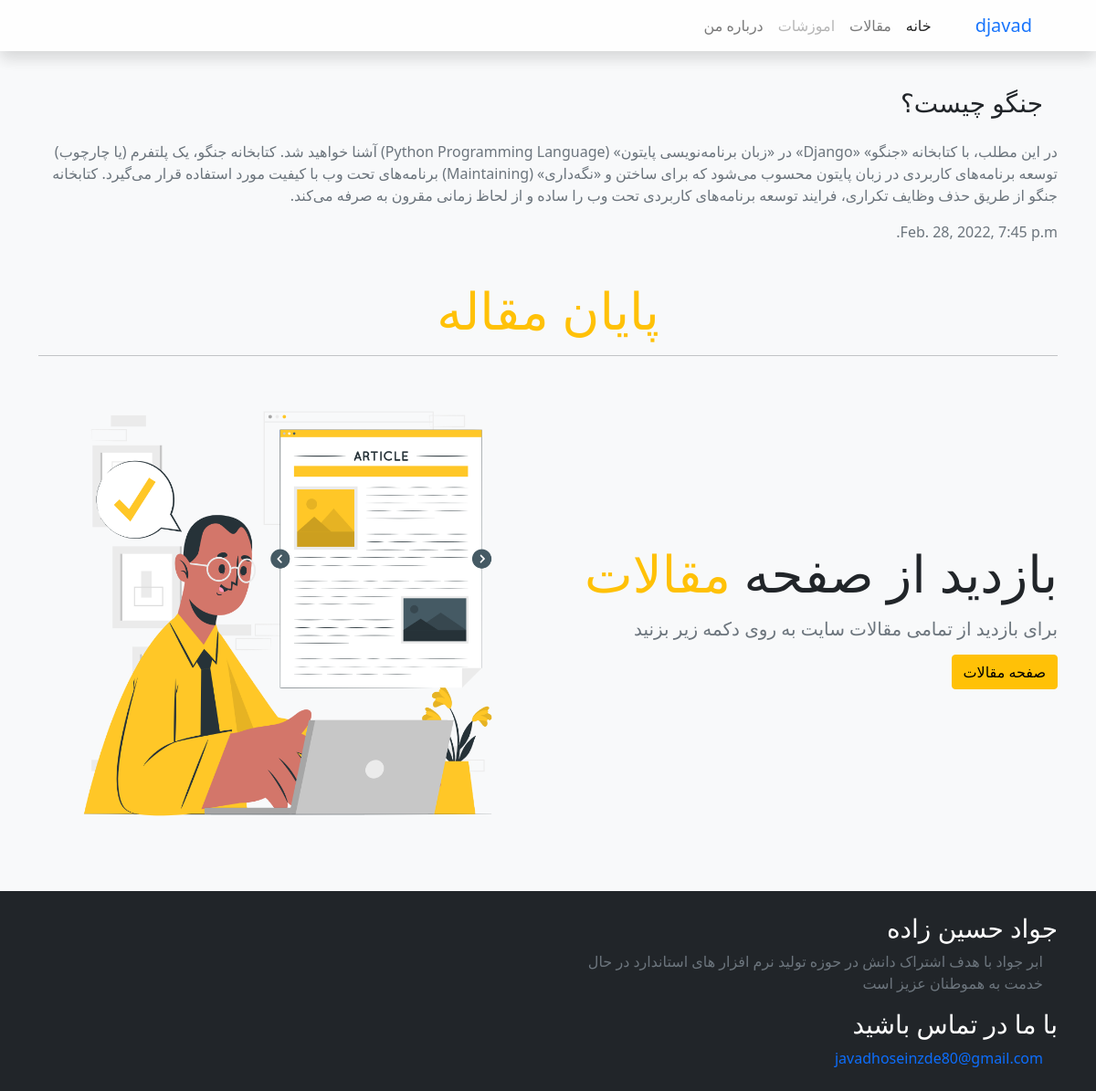
Page /detail/django/ on the committed database.
### mysite/models.py (models this page shows, shortened)
class Article(models.Model):
	title = models.CharField(max_length=100)
	slug = models.SlugField(max_length=100, unique=True, null=True)
	description = models.TextField()
	status = models.BooleanField(default=False)
	time = models.DateTimeField(auto_now_add=True)

### mysite/views.py (the view)
# urls.py: path("detail/<slug:slug>/",ArticleDetailView.as_view(), name="detail"),
class ArticleDetailView(DetailView):
	template_name = "article/articledetail.html"
	def get_queryset(self):
		global articles
		slug = self.kwargs.get("slug")
		articles = get_object_or_404(Article, slug=slug)
		return Article.objects.filter(slug=slug)
	def get_context_data(self, **kwargs):
		context =  super().get_context_data(**kwargs)
		context["articles"] = articles
		return context

### templates/article/articledetail.html
{% extends "base.html" %}
{% block content %}
<div class="container">
	<br>
	<div class="row">
		<div class="col-12">
			<h3 class="p-3">
				{{articles.title}}
			</h3>
			<p class="text-muted">
				{{articles.description}}
			</p>
			<p class="text-muted">
				{{articles.time}}
			</p>
		</div>
	</div>
</div>
{% endblock %}
{% block up-header %}
<div class="py-4">
	<div class="container">
		<h2 class="display-4 text-center text-warning">پایان مقاله</h2>
		<hr>
		<div class="row align-items-center">
			<div class="col-md-6">
				<h2 class="display-4">
					بازدید از صفحه <span class="text-warning">مقالات</span>
					<p class="lead text-muted mb- mt-3">
						برای بازدید از تمامی مقالات سایت به روی دکمه زیر بزنید
					</p>
					<div class="text-center text-md-end">
						<a href="{% url 'mysite:infos' %}" class="btn btn-warning">صفحه مقالات</a>
					</div>
				</h2>
			</div>
			<div class="col-md-6">
				<img class="img-fluid" src="/media/media/3.png">
			</div>
		</div>
	</div>
</div>
{% endblock %}

### templates/base.html (style rules this page uses)
a { text-decoration: auto; }

### rows in the picture
Article: title "جنگو چیست؟", description "در این مطلب، با کتابخانه «جنگو» «Django» در «زبان برنامه‌نویسی پایتون» (Python Programming Language) آشنا خواهید شد. کتابخانه جنگو، یک پلتفرم (یا چارچوب) توسعه برنامه‌های کاربردی در زبان پایتون محسوب می‌شود که برای ساختن و «نگه‌داری» (Maintaining) برنامه‌های تحت وب با کیفیت مورد استفاده قرار می‌گیرد. کتابخانه جنگو از طریق حذف وظایف تکراری، فرایند توسعه برنامه‌های کاربردی تحت وب را ساده و از لحاظ زمانی مقرون به صرفه می‌کند.", time "Feb. 28, 2022, 7:45 p.m."
